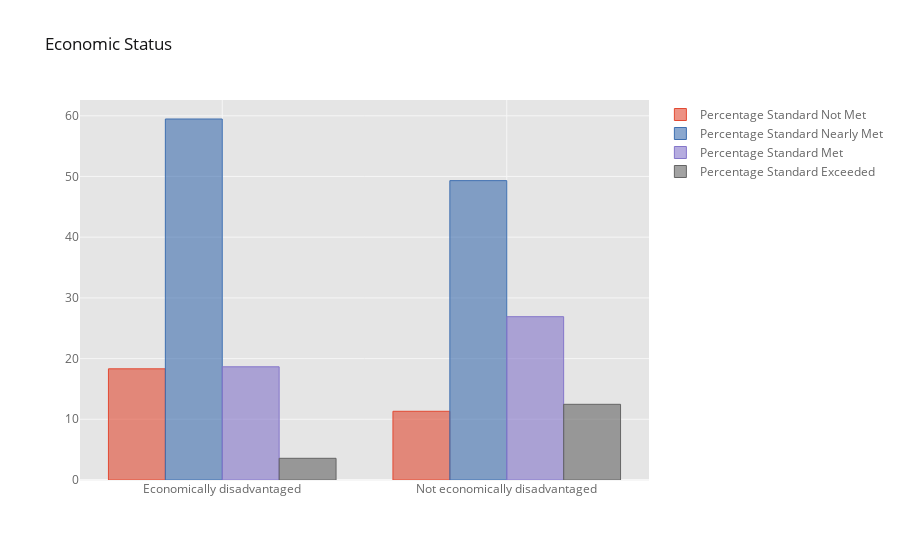

Here is the notebook cell this chart was saved with:
### Code cell
stackedbar_interactive(df_county, 'Economic Status')

### Figure 1 — Plotly figure (JSON) as saved in the notebook; plotly's stock layout.template omitted (floating-point values rounded to 4 significant figures)
{"data": [{"marker": {"color": "rgba(226, 74, 51, 0.6)", "line": {"color": "rgba(226, 74, 51, 1.0)", "width": 1}}, "name": "Percentage Standard Not Met", "orientation": "v", "text": "", "type": "bar", "x": ["Economically disadvantaged", "Not economically disadvantaged"], "y": [18.31, 11.32]}, {"marker": {"color": "rgba(62, 111, 176, 0.6)", "line": {"color": "rgba(62, 111, 176, 1.0)", "width": 1}}, "name": "Percentage Standard Nearly Met", "orientation": "v", "text": "", "type": "bar", "x": ["Economically disadvantaged", "Not economically disadvantaged"], "y": [59.47, 49.31]}, {"marker": {"color": "rgba(132, 118, 202, 0.6)", "line": {"color": "rgba(132, 118, 202, 1.0)", "width": 1}}, "name": "Percentage Standard Met", "orientation": "v", "text": "", "type": "bar", "x": ["Economically disadvantaged", "Not economically disadvantaged"], "y": [18.64, 26.9]}, {"marker": {"color": "rgba(101, 101, 101, 0.6)", "line": {"color": "rgba(101, 101, 101, 1.0)", "width": 1}}, "name": "Percentage Standard Exceeded", "orientation": "v", "text": "", "type": "bar", "x": ["Economically disadvantaged", "Not economically disadvantaged"], "y": [3.575, 12.47]}], "layout": {"legend": {"bgcolor": "#FFFFFF", "font": {"color": "#666666"}}, "paper_bgcolor": "#FFFFFF", "plot_bgcolor": "#E5E5E5", "title": {"font": {"color": "#151516"}, "text": "Economic Status"}, "xaxis": {"gridcolor": "#F6F6F6", "showgrid": true, "tickfont": {"color": "#666666"}, "title": {"font": {"color": "#666666"}, "text": ""}, "zerolinecolor": "#F6F6F6"}, "yaxis": {"gridcolor": "#F6F6F6", "showgrid": true, "tickfont": {"color": "#666666"}, "title": {"font": {"color": "#666666"}, "text": ""}, "zerolinecolor": "#F6F6F6"}}}
